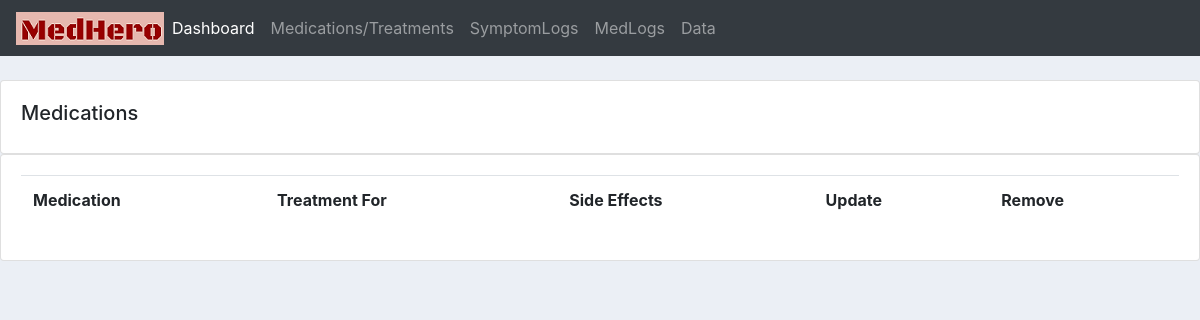
/medications/, run on an earlier commit of the app's database.
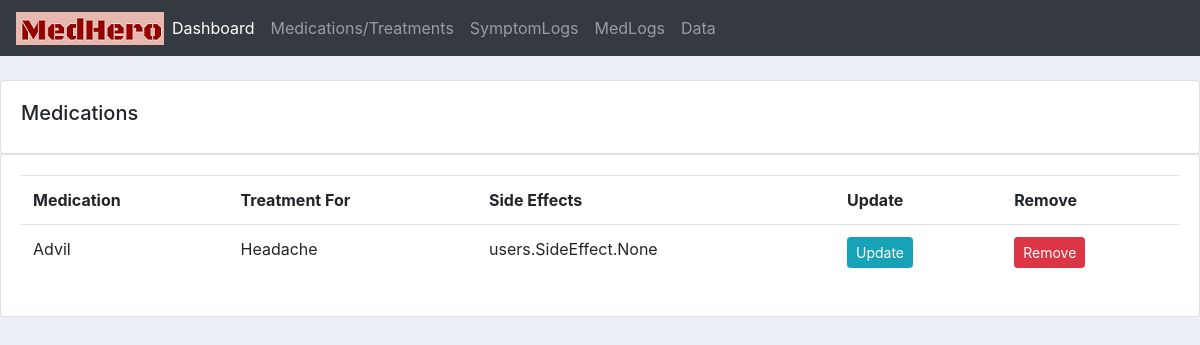
And on a later commit of the database.
### users/models.py (models this page shows, shortened)
class Medication(models.Model):
    name = models.CharField(max_length=200, null=True)
    treatment_for = models.CharField(max_length=200, null=True)
    side_effects = models.ManyToManyField(SideEffect)
    dosage = models.CharField(max_length=200, null=True)

### users/views.py (the view)
# urls.py: path('medications/', views.medications, name="medications"),
def medications(request):
    medications = Medication.objects.all() #change later
    return render(request, 'users/medications.html',{'medications':medications})

### users/templates/users/medications.html
{% extends 'users/main.html' %}
{% block content %}
<br>
		<div class="row">
			<div class="col-md">
				<div class="card card-body">
					<h5>Medications</h5>
				</div>
				<div class="card card-body">
					<table class="table">
						<tr>
							<th>Medication</th>
							<th>Treatment For</th>
							<th>Side Effects</th>
							<th>Update</th>
							<th>Remove</th>
						</tr>
						{% for i in medications%}
						<tr>
							<td>{{i.name}}</td>
							<td>{{i.treatment_for}}</td>
							<td>{{i.side_effects}}</td>
							<td><a class = "btn btn-sm btn-info" href="">Update</a></td>
							<td><a class = "btn btn-sm btn-danger" href="">Remove</a></td>
						</tr>
						{% endfor%}
					</table>
				</div>
			</div>
		</div>
{% endblock %}

What changed in the data, as far as the page shows it:
added Medication: name "Advil", treatment_for "Headache", side_effects "users.SideEffect.None"
